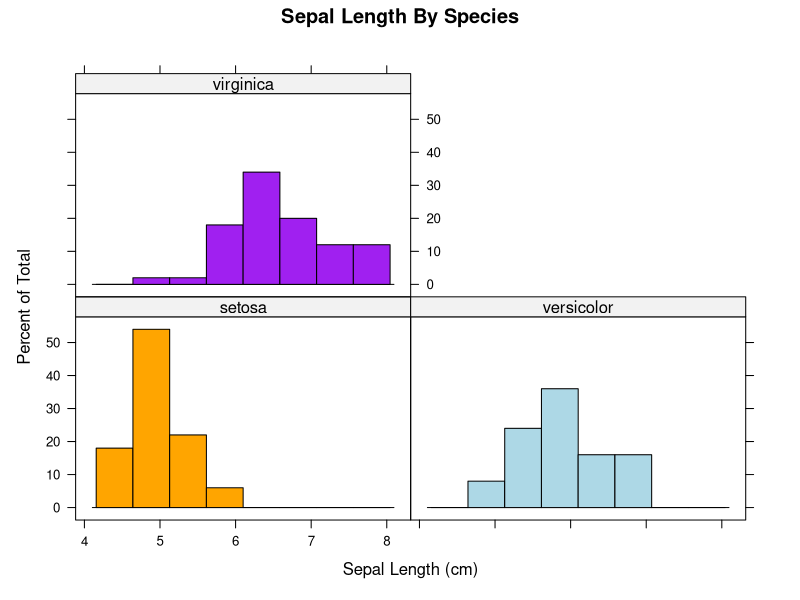
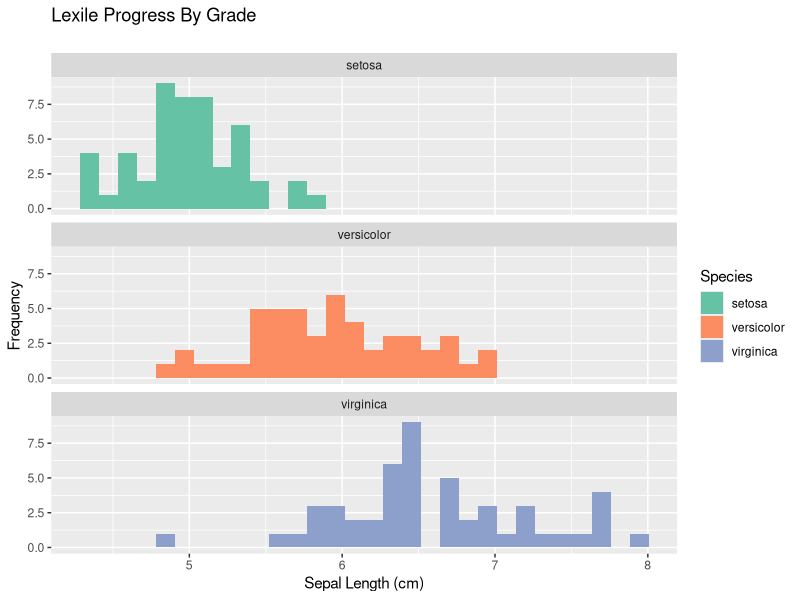

The R source for these figures, in order:
library(lattice)
library(ggplot2)
data(iris)
summary(iris)
attach(iris)
histogram(~ Sepal.Length | Species,
          col=c("orange","lightblue","purple"),
          main="Sepal Length By Species",
          xlab="Sepal Length (cm)",
          panel=function(x, col=col,...){
            panel.histogram(x,col=col[packet.number()],...) #gets color for each panel
          })
?histogram

ggplot(data = iris, aes(x=Sepal.Length)) +
  geom_histogram(aes(fill=Species)) +
  scale_fill_brewer(palette="Set2") +
  facet_wrap( ~ Species, ncol=1) +
  xlab("Sepal Length (cm)") +
  ylab("Frequency") +
  ggtitle("Lexile Progress By Grade\n")
